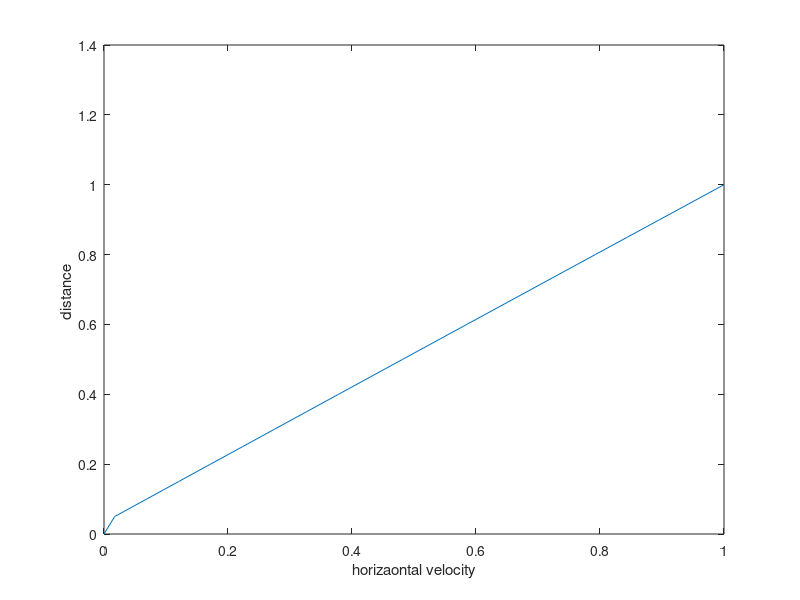

Write the MATLAB code that produced this figure.
Nsteps=20;
dy=1/Nsteps;
%initial conditions
u=[];
for i=1:Nsteps
    u(i)=0;
end
u(21)=1;
E=1;
Red=5000;%Reynold's number
dt=E*Red*(dy)^2;
A=-E/2;
B=1+E;
K=[];
d=[];
a=[];
b=[];
K_=[];
K_(2)=0;
d_=[];
d_(2)=B;
ts=0;%time steps
while ts<240
    %forming equations
    for j=2:Nsteps
       K(j)=(1-E)*u(j)+(E/2)*(u(j+1)+u(j-1));
       d(j)=B;
    end
    for j=2:Nsteps-1
       a(j)=A;
    end
    for j=3:Nsteps
       b(j)=A;
    end
    K(Nsteps)=K(Nsteps)-A;
    
    %solving using Thomas's Algorithm
    %eliminating the lower diagonal elements
    for j=3:Nsteps
       d_(j)=d(j)-(b(j)*a(j-1))/d_(j-1);
       K_(j)=K(j)-(b(j)*K_(j-1))/d_(j-1);
    end
    u(Nsteps)=K_(Nsteps)/d_(Nsteps);
    %finding out u 
    for i=1:Nsteps-2
        u(Nsteps-i)=(K_(Nsteps-i)-a(Nsteps-i)*u(Nsteps-i+1))/d_(Nsteps-i);
    end
    ts=ts+1;
end
disp(u)
y=[];
y(1)=0;
for i=2:Nsteps+1
    y(i)=y(i-1)+dy;
end
plot(u,y);
xlabel('horizaontal velocity')
ylabel('distance ')
